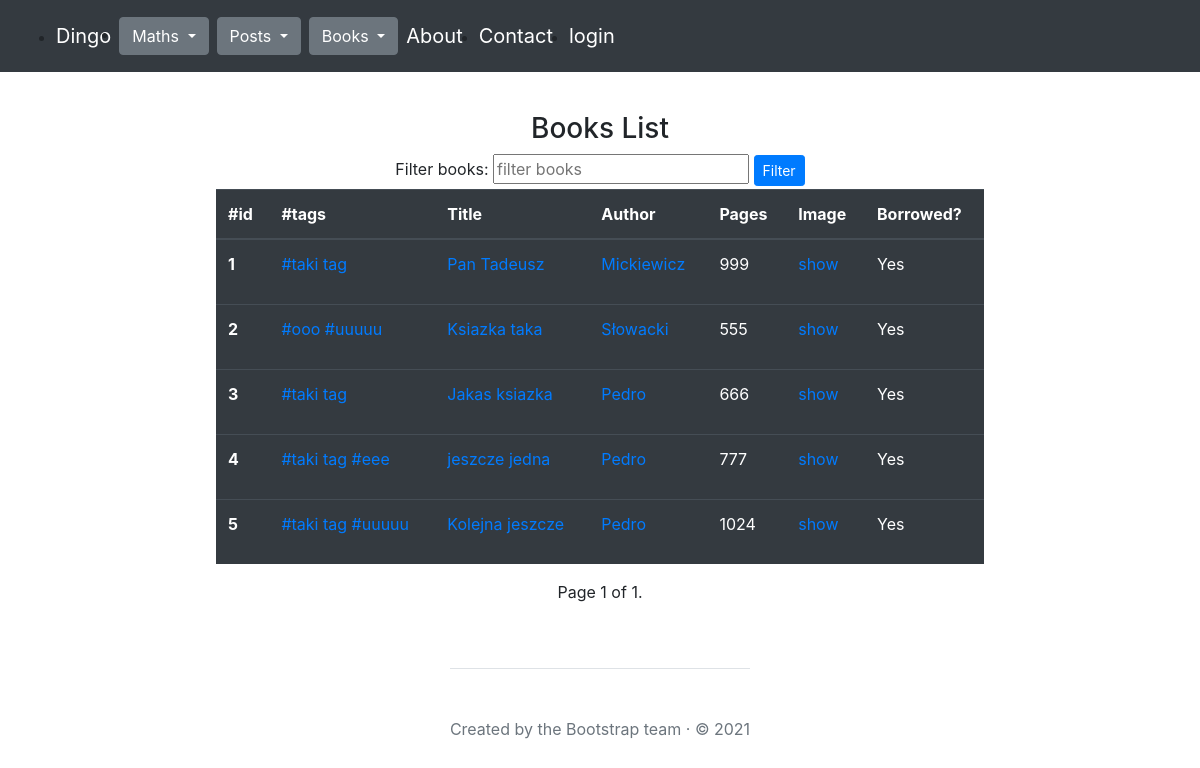
The app's page /books/books/, older data.
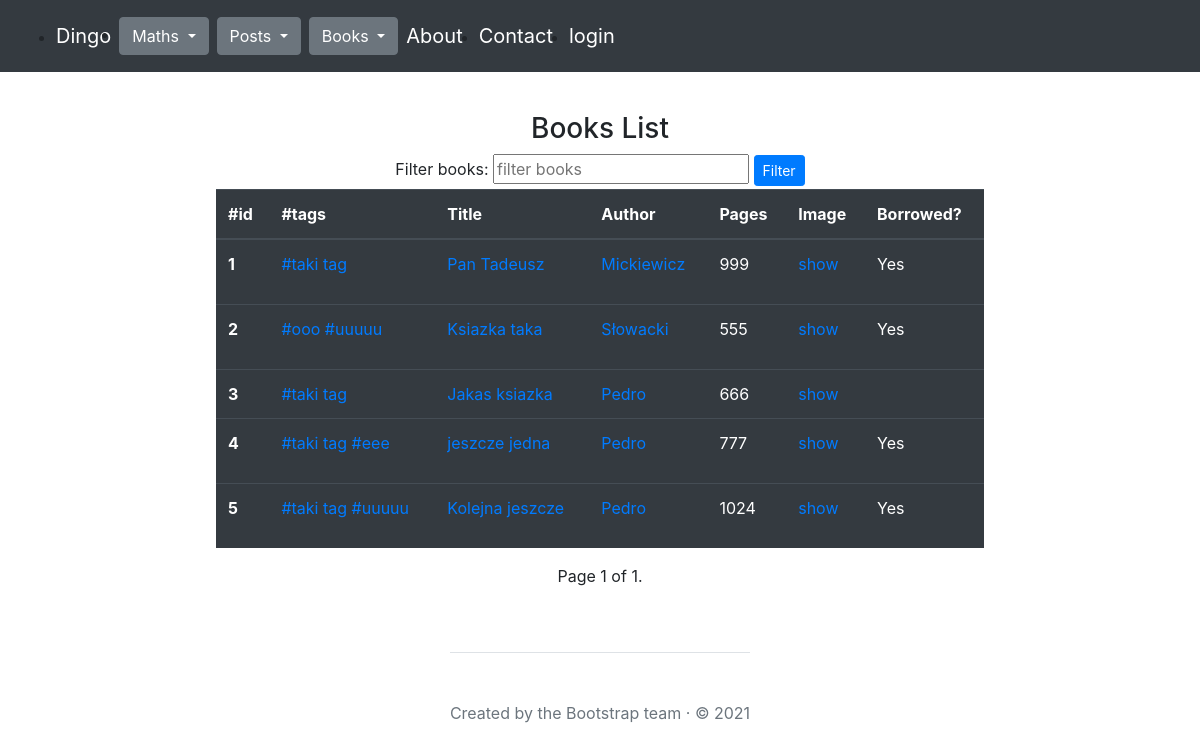
The same page, newer data.
### books/models.py (models this page shows, shortened)
class Book(models.Model):
    title = models.CharField(max_length=30, unique=True, null=False)
    comment = models.TextField(null=True)
    pages = models.IntegerField(null=True)
    image = models.ImageField(upload_to='photos/%Y/%m/%d', null=True, default='')
    tags = models.ManyToManyField("books.Tag", related_name="books")
    author = models.ForeignKey(
        'books.Author',
        on_delete=models.CASCADE,
        null=False,
        blank=False
    )

class Tag(models.Model):
    word = models.CharField(max_length=50, unique=True)

class Author(models.Model):
    name = models.CharField(max_length=30, null=False, unique=True)
    comment = models.TextField(null=True)

class Borrow(models.Model):
    borrow_date = models.DateTimeField(auto_now_add=True)
    return_date = models.DateTimeField(null=True)
    is_returned = models.BooleanField(default=False)
    comment = models.TextField(null=True)
    book = models.ForeignKey(
        Book,
        on_delete=models.CASCADE,
        null=False,
        blank=False,
        related_name='borrows'
    )
    user = models.ForeignKey(
        User,
        on_delete=models.CASCADE,
        null=False,
        blank=False,
        related_name='borrows',
    )

### books/views.py (the view)
# urls.py: path('books/', books_list, name="books_list"),
def books_list(request):
    page_number = request.GET.get('page')
    books_filter = request.GET.get('filter')
    if books_filter:
        books = Book.objects.filter(title__icontains=books_filter)
    else:
        books = Book.objects.all()
    paginator = Paginator(books, 5)
    books = paginator.get_page(page_number)
    return render(
        request=request,
        template_name="books/books_list.html",
        context={"books": books,
                 "books_filter": books_filter,
                }
    )

### books/templates/books/books_list.html (shortened to what this page needs)
{% extends "main.html" %}
{% block content %}
<div class="mt-3 d-flex flex-column align-items-center justify-content-center">
    <h3 class='text-center'>Books List</h3>
    {% if not author %}
        <form method="get" action="{% url 'books:books_list' %}">
            <label for="filter">Filter books:</label>
            <input type="text" id="filter" name="filter" placeholder="filter books">
            <button class="btn btn-sm btn-primary" type="submit">Filter</button>
        </form>
    {% elif author %}
        <h4>All books of {{ author.name }}</h4>
    {% elif books_filter %}
        <h4 class="mt-3">Filtered by query: {{ books_filter }}</h4>
    {% elif tag %}
        <h4 class="mt-3">Filtered by tag: {{ tag }}</h4>
    {% else %}
        <h4 class="mt-3">All results</h4>
    {% endif %}
    {% if books %}
    <div class="table-responsive">
        <table class="table table-dark">
            <thead>
                <tr>
                    <th scope="col">#id</th>
                    <th scope="col">#tags</th>
                    <th scope="col">Title</th>
                    <th scope="col">Author</th>
                    <th scope="col">Pages</th>
                    <th scope="col">Image</th>
                    <th scope="col">Borrowed?</th>
                </tr>
            </thead>
            <tbody>
                {% for book in books %}
                    <tr>
                        <th scope="row">{{ book.id }}</th>
                        <td>
                            {% for tag in book.tags.all %}
                                <a href="{% url 'books:books_with_tag' tag.word %}">#{{ tag.word }}</a>
                            {% endfor %}
                        </td>
                        <td><a href="{% url 'books:book_details' book.id %}">{{ book.title }}</a></td>
                        <td><a href="{% url 'books:author_details' book.author.id %}">{{ book.author.name }}</a></td>
                        <td>{{ book.pages }}</a></td>
                        <td>
                            {% if book.image.url != '' %}
                                <a href="{{ book.image.url }}">show</a>
                            {% else %}
                                no image
                            {% endif %}
                        </td>
                        <td>
                            {% if book.borrows.exists %}
                                {% for borrow in book.borrows.all %}
                                    {% if not borrow.is_returned %}
                                        {% if request.user.is_authenticated %}
                                            <a href="{% url 'books:borrow_details' borrow.id %}">Yes - See details</a>
                                        {% else %}
                                            <p>Yes</p>
                                        {% endif %}
                                    {% endif %}
                                {% endfor %}
                            {% else %}
                                <p>No</p>
                            {% endif %}
                        </td>
                    </tr>
                {% endfor %}
            </tbody>
        </table>
    </div>
    {% else %}
        <h4>No books found</h4>
    {% endif %}
    <div class="pagination">
        <span class="step-links">
            <span class="current">
                Page {{ books.number }} of {{ books.paginator.num_pages }}.
            </span>
        </span>
    </div>
</div>
{% endblock %}

Row changes from the older to the newer data that the page shows:
changed Book "Jakas ksiazka": loses Borrow (is_returned "Yes")
